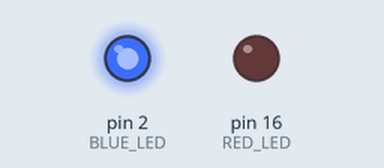
Bench run of a sketch on a simulated Arduino Uno, built with avr-gcc and run on an emulated ATmega328P. Parts: output pins drawn as LEDs (lit = HIGH).

Above: at 0.1 s.
Timing chart, 0 to 1.6 s (numbered marks = the images above):
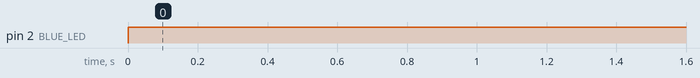

Measured:
- by itself, pin 2 (BLUE_LED): LOW → HIGH at 0.00 s

The sketch:

sketch_nodemcu.ino
```cpp
#include "Arduino.h"
#include "LianLED.hpp"


#define RED_LED 16
#define BLUE_LED 2


LianLED redLED;
LianLED blueLED;

void setup() {
  redLED.attach(RED_LED);
  blueLED.attach(BLUE_LED);
}

void loop() {
  redLED.write(true);
  blueLED.write(false);
}
```

LianLED.cpp
```cpp
#include "LianLED.hpp"

// 构造函数，初始化成员属性
LianLED::LianLED()
{
    // 初始化引脚pin为255，表示未绑定具体引脚
    pin = 255;
    lastMillis = millis();
}

// 绑定引脚函数, 输入参数为_pin，表示引脚编号（一般为0～32）
void LianLED::attach(int _pin)
{
    // 更新私有属性pin，以备后面需要
    pin = _pin;
    // 设置引脚模式为输出
    pinMode(pin, OUTPUT);
}

// 写LED状态，输入参数为on，表示LED是亮（true）还是熄灭（false）
void LianLED::write(bool on)
{
    if(pin != 255)
    {
        if(on)
        {
            // 写已绑定的引脚为LOW（亮）
            digitalWrite(pin, LOW);
        }
        else
        {
            // 写已绑定的引脚为HIGH（暗）
            digitalWrite(pin, HIGH);
        }
    }
}

void LianLED::update()
{
    long currMillis = millis();
    long duration = currMillis - lastMillis;

    if(status == 0) {
        if(duration >= offMillis) {
            status = 1;
            write(true);
            lastMillis = currMillis;
        }
    } else {
        if(duration >= onMillis) {
            status = 0;
            write(false);
            lastMillis = currMillis;
        }
    }
}

void LianLED::blink(int _onMillis, int _offMillis) {
    onMillis = _onMillis;
    offMillis = _offMillis;
}
```

LianLED.cpp
```cpp
#include "LianLED.hpp"

// 构造函数，初始化成员属性
LianLED::LianLED()
{
    // 初始化引脚pin为255，表示未绑定具体引脚
    pin = 255;
    lastMillis = millis();
}

// 绑定引脚函数, 输入参数为_pin，表示引脚编号（一般为0～32）
void LianLED::attach(int _pin)
{
    // 更新私有属性pin，以备后面需要
    pin = _pin;
    // 设置引脚模式为输出
    pinMode(pin, OUTPUT);
}

// 写LED状态，输入参数为on，表示LED是亮（true）还是熄灭（false）
void LianLED::write(bool on)
{
    onMillis = 0;
    offMillis = 0;
    control(on);
}
//write() 函数实现LED灯一直亮，或者一直暗
//blink（）函数传值实现LED灯亮多久或者暗多久 （具体的实现由update（）执行）

// 写LED状态，输入参数为on，表示LED是亮（true）还是熄灭（false）
void LianLED::control(bool on)
{
    if (pin != 255)
    {
        if (on)
        {
            // 写已绑定的引脚为LOW（亮）
            digitalWrite(pin, LOW);
        }
        else
        {
            // 写已绑定的引脚为HIGH（暗）
            digitalWrite(pin, HIGH);
        }
    }
}
void LianLED::update()
{
    if (onMillis == 0 && offMillis == 0)
    {
        lastMillis = millis();
    }
    else
    {
        long currMillis = millis();
        long duration = currMillis - lastMillis;

        if (status == 0)
        {
            if (duration >= offMillis)
            {
                status = 1;
                control(true);
                lastMillis = currMillis;
            }
        }
        else
        {
            if (duration >= onMillis)
            {
                status = 0;
                control(false);
                lastMillis = currMillis;
            }
        }
    }
}

void LianLED::blink(int _onMillis, int _offMillis)
{
    onMillis = _onMillis;
    offMillis = _offMillis;
}
```
